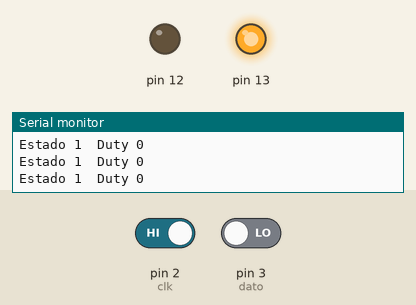
The sketch below on a simulated Arduino Uno, built with avr-gcc and run on an emulated ATmega328P. Shown: output pins drawn as LEDs (lit = HIGH), the last lines printed to the serial monitor. The test bench sets the inputs (shaded band); at power-on: pin 2 (clk) HIGH, pin 3 (dato) LOW.

Above: at 1.2 s.
1.3 s: pin 2 (clk) driven LOW
At 2.0 s:
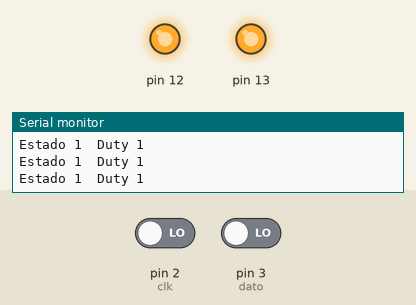
2.8 s: pin 3 (dato) driven HIGH
At 4.0 s:
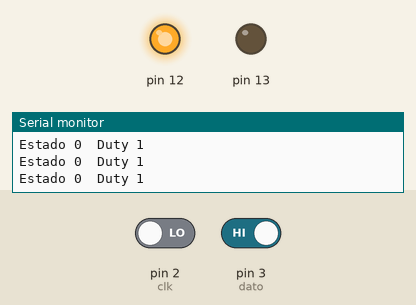
4.3 s: pin 2 (clk) driven HIGH
At 5.3 s:
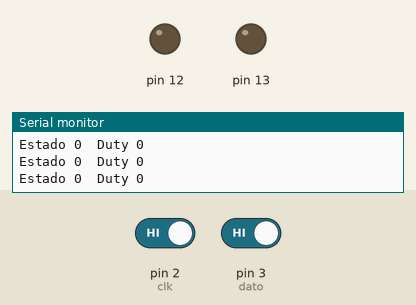
5.8 s: pin 3 (dato) driven LOW
At 6.3 s:
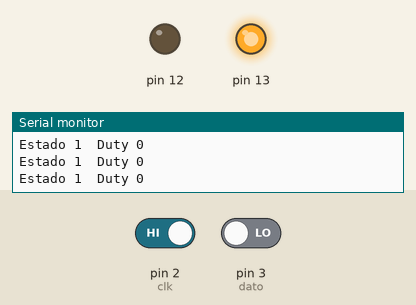
Timing chart, 0 to 8.8 s (numbered marks = the images above; inputs shaded):
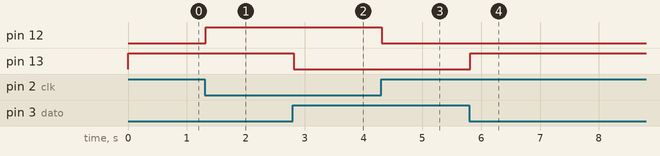

Measured:
- after the input at 1.3 s, pin 12: LOW → HIGH at once
- after the input at 2.8 s, pin 13: HIGH → LOW at once
- after the input at 4.3 s, pin 12: HIGH → LOW at once
- after the input at 5.8 s, pin 13: LOW → HIGH at once

The sketch:

Receptor.ino
```cpp
bool estadoDato=true;
bool estadoClk=false;
const int clk =  2;
const int dato =  3;

void setup() {
  attachInterrupt(digitalPinToInterrupt(2),sincronizacion,CHANGE);
  attachInterrupt(digitalPinToInterrupt(3),receptor,CHANGE);
  Serial.begin(9600);
  pinMode(clk, INPUT);
  pinMode(dato, INPUT);
  pinMode(12, OUTPUT);
  pinMode(13, OUTPUT);
}

void loop() {
  Serial.println((String) "Estado " + estadoDato + "  Duty " + estadoClk);
  digitalWrite(12,estadoClk);
  digitalWrite(13,estadoDato);
}


void receptor(){
  estadoDato=!estadoDato;
}

void sincronizacion(){
  estadoClk=!estadoClk;
}
```
